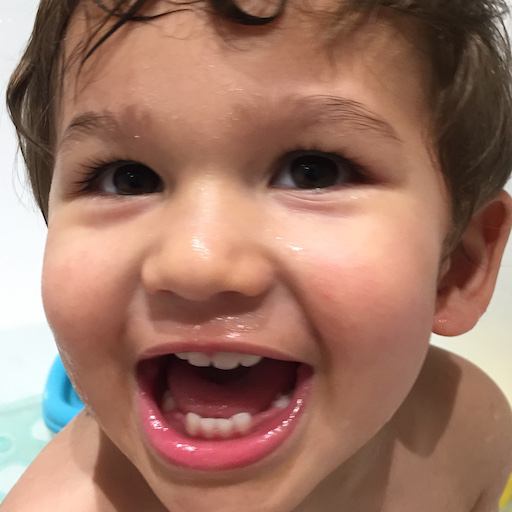
%> input picture EE330 Course Project/test_image2.png, 512 x 512 px
$ octave main.m   (GNU Octave 9; MATLAB toolbox functions it lacks are replaced by stand-ins)
%> lines starting %> are read from the running program, lines starting %| are printed output that depends on the picture
### EE330 Course Project/Compression.m
function image4 = Compression(im1)
f3 = [[1, -2, 1]; [-2, 3, 2]; [1, 2,- 1]];  % using a combination of HPF and LPF along the lines of DWT
image = zeros(512,512);
for i =1:510
    for j =1:510
          image(i,j) = round(1/8*sum(sum(double(im1(i:i+2, j:j+2)).*f3))); % convolving the original image with f3
    end
end
image3= zeros(256,256);
for i= 1:256
    for j=1:256
        image3(i,j) = image(2*i, 2*j);  %downsampling the convolved image
    end
end
image4 = zeros(128,128);
for i = 1:128
    for j=1:128
        image4(i,j)=max(0,image3(2*i,2*j));     % further downsampling the convolved image
    end
end
picture_1 = mat2gray(image4,[0,255]);
figure(2);
imshow(picture_1);
end

### EE330 Course Project/Encryption.m
function x2 = Encryption(x)
%Key used for encrypting; first 4 numbers are used for Affine Transform;
%last 4 numbers are used for XOR operation
K = [54,19,16,11,240,170,15,85];
r = size(x,1);
c = size(x,2);
x2 = zeros(r,c);
x3 = zeros(r,c);
% Affine Transform row-wise
for i = 1:r
   x3(mod(K(1,1)+K(1,2)*(i-1),r)+1,1:end) = x(i,1:end);
end
% Affine Transform column-wise
for j = 1:c
    x2(1:end,1+mod(K(1,3)+K(1,4)*(j-1),c)) = x3(1:end,j);
end

% XOR operation for each 2x2 blocks of 128x128 compressed image
for i = 1:2:r
    for j = 1:2:c
        x2(i,j) = bitxor(x2(i,j),K(1,5));
        x2(i+1,j) = bitxor(x2(i+1,j),K(1,6));
        x2(i,j+1) = bitxor(x2(i,j+1),K(1,7));
        x2(i+1,j+1) = bitxor(x2(i+1,j+1),K(1,8));
    end
end
%display
pic= mat2gray(x2,[0,255]);
figure(3);
imshow(pic);
end

### EE330 Course Project/Encoding.m
%% Huffman coding is used here. This encoding reduces #bit_per_pixel from 8 to 6.5

function [hcode,dict,m,n] = Encoding(encrypted_var)
    I=encrypted_var;
    [m,n]=size(I);
    Totalcount=m*n;
    %variables using to find the probability
    cnt=1;
    sigma=0;
    %computing the cumulative probability(cumpro) and probability vector(pro).
    for i=0:255
        k=I==i;
        count(cnt)=sum(k(:));
        %pro array is having the probabilities
        pro(cnt)=count(cnt)/Totalcount;
        sigma=sigma+pro(cnt);
        cumpro(cnt)=sigma;
        cnt=cnt+1;
    end
    %Symbols for an image
    symbols = [0:255];
    %Huffman code Dictionary
    dict = huffmandict(symbols,pro);
    %function which converts array to vector
    vec_size = 1;
    for p = 1:m
        for q = 1:n
            newvec(vec_size) = I(p,q);
            vec_size = vec_size+1;
        end
    end
    %Huffman Encodig
    hcode = huffmanenco(newvec,dict);
end

### EE330 Course Project/main.m
close all;
im1 = imread('test_image2.png');
%> im1 is the input picture: size 512x512x3 uint8; mean R, G, B 157.7, 117.1, 100.8
im1=rgb2gray(im1);
%> im1: size 512x512 uint8
im1 =im1(1:512,1:512);
figure(1);
imshow(im1);

%size of original image in kilobits
size_original_image = (size(im1,1)*size(im1,2))*8/1024
%> size_original_image = 2048

compressed_image = Compression(im1);
%> after the loop in Compression, `for i =1:510`:
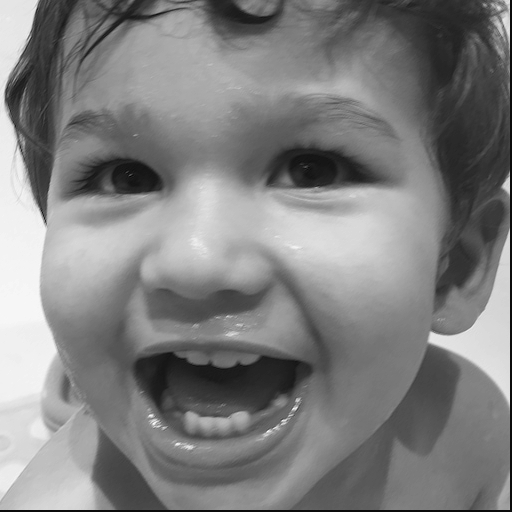
%> image: size 512x512 double; min -8, max 165, mean 78.9; drawn with min black and max white
%> after the loop in Compression, `for i = 1:128`:
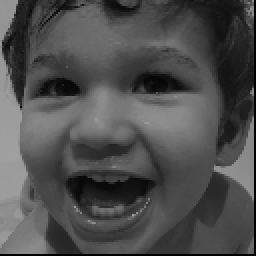
%> image4: size 128x128 double (shown 2 times larger); min 0, max 162, mean 78.1
%size of compressed image in kilobits
size_compressed_image = (size(compressed_image,1)*size(compressed_image,2))*8/1024
%> size_compressed_image = 128

encrypted_image = Encryption (compressed_image);
%> after the loop in Encryption, `for i = 1:r`:
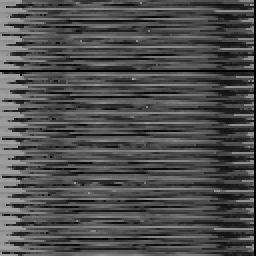
%> x3: size 128x128 double (shown 2 times larger); min 0, max 162, mean 78.1; mean of the top-left, top-right, bottom-left and bottom-right quarters 85.6, 69.7, 87.6, 69.6
%> after the loop in Encryption, `for j = 1:c`:
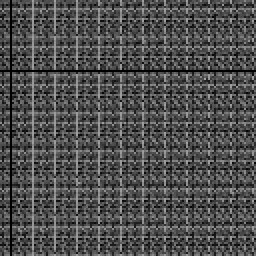
%> x2: size 128x128 double (shown 2 times larger); min 0, max 162, mean 78.1; mean of the top-left, top-right, bottom-left and bottom-right quarters 77.7, 77.7, 78.6, 78.6
%> after the loop in Encryption, `for i = 1:2:r`:
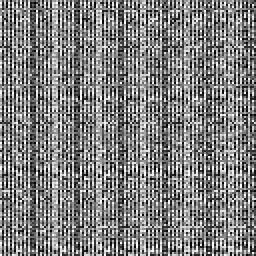
%> x2: size 128x128 double (shown 2 times larger); min 0, max 255, mean 126.7
%size of encrypted image in kilobits
size_encrypted_image = (size(encrypted_image,1)*size(encrypted_image,2))*8/1024
%> size_encrypted_image = 128

[encoded_vector,dict,m,n] = Encoding(encrypted_image);
%> the loop in Encoding, `for i=0:255` made 256 passes
%> sigma on passes 1 to 3: 0.00299, 0.00586, 0.00916
%> pass 1, in Encoding, `k=I==i;`:
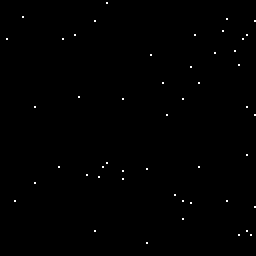
%> k: size 128x128 logical (shown 2 times larger); 0.3% white in thin lines or dots
%> pass 3, in Encoding, `k=I==i;`:
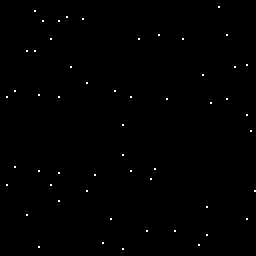
%> k: size 128x128 logical (shown 2 times larger); 0.33% white in thin lines or dots
%> after the loop in Encoding, `for i=0:255`: cnt = 257; count = 256 values, max 160 at index 86, min 21 at index 82, mean 64; cumpro = 256 values from 0.00299 to 1; pro = 256 values, max 0.00977 at index 86, min 0.00128 at index 82, mean 0.00391; sigma = 1
%> in Encoding, `dict = huffmandict(symbols,pro);`: dict = 256 items
%> after the loop in Encoding, `for p = 1:m`: vec_size = 16385
%> the run ends on the next line
